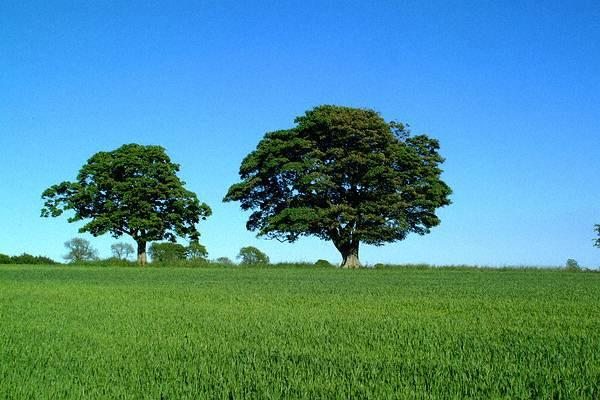
//> input picture color-transfer/src/data/1c.jpg, 600 x 400 px
$ ./main data/1c.jpg data/2c.jpg   (built with g++ and OpenCV 4)
//> lines starting //> are read from the running program, lines starting //| are printed output that depends on the picture
#include <iostream>
#include <vector>
#include <time.h>
#include <opencv2/opencv.hpp>

using namespace std;
using namespace cv;


/*
 * img resized to 1024 x 1024
 * returns a vector of 256 sample points
 */
// [16 lines left out: function jitterSampling, not called in this run]


/*
 * takes input as greyscale or LAB colorspace image
 */
// [41 lines left out: function neighbourStandardDev, not called in this run]


/*
 * reference image in lab format
 * returns colored image of the grey image
 */
Mat colorize(Mat &reference, Mat &grey){
	Mat result(grey.rows , grey.cols , DataType<Vec3b>::type);
	vector< pair<int,int> > jitter_samples = jitterSampling(reference);
	Mat reference_sdev = neighbourStandardDev(reference);
	Mat grey_sdev = neighbourStandardDev(grey);

	vector<double> sample_values(0);
	for (int i=0; i<jitter_samples.size(); i++){
		int x = jitter_samples[i].first;
		int y = jitter_samples[i].second;
		sample_values.push_back(reference.at<Vec3b>(x,y)[0] + reference_sdev.at<double>(x,y));
	}

	for (int i=0; i<grey.rows; i++){
		for (int j=0; j<grey.cols; j++){

			double value = grey.at<uchar>(i,j) + grey_sdev.at<double>(i,j);

			double nearest_sample = sample_values[0];
			int min_index = 0;
			for (int k=0; k<sample_values.size(); k++){

				if (abs(value - sample_values[k]) < abs(value - nearest_sample)){
					nearest_sample = sample_values[k];
					min_index = k;
				}
			}

			int x = jitter_samples[min_index].first;
			int y = jitter_samples[min_index].second;
			uchar hue = reference.at<Vec3b>(x,y)[1];
			uchar sat = reference.at<Vec3b>(x,y)[2];
			result.at<Vec3b>(i,j) = {grey.at<uchar>(i,j), hue, sat};
		}
	}
	cvtColor(result, result, COLOR_Lab2BGR);
	return result;
}

int main(int argc, char** argv){
	if (argc!=3){
		cout << "Usage : ./a.out <template_colored_image> <grey_image>" << endl;
		exit(0);
	}

	srand(time(NULL));
	Mat ref = imread(argv[1]);
//> ref is the input picture: 400 rows x 600 cols, CV_8UC3; mean B, G, R 148.2, 142.1, 78.9
	resize(ref, ref, Size(1024,1024));
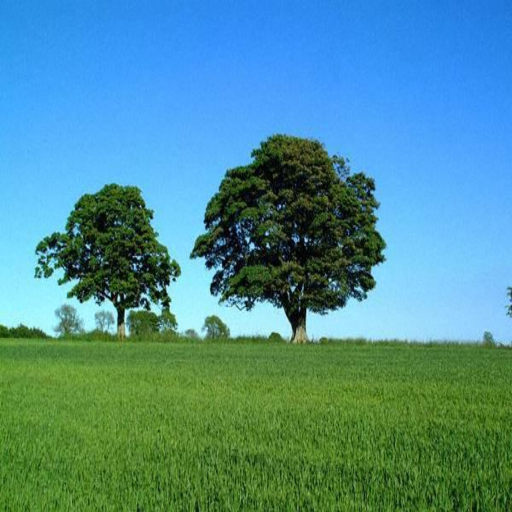
//> ref: 1024 rows x 1024 cols, CV_8UC3 (shown at 1/2 size); mean B, G, R 148.1, 141.9, 78.8
	Mat ref_lab;
	cvtColor(ref, ref_lab, COLOR_BGR2Lab);
//> ref_lab: 1024 rows x 1024 cols, CV_8UC3; mean of channels 0, 1, 2 141.2, 114.4, 120.1

	Mat grey = imread(argv[2],0);
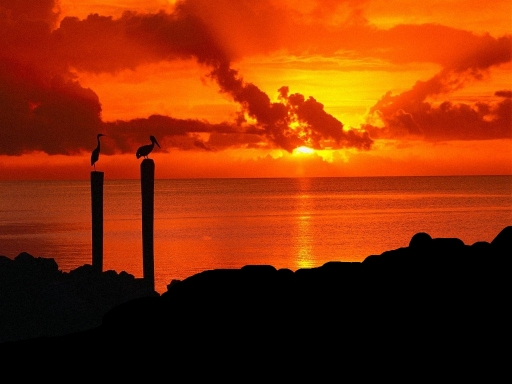
//> input picture color-transfer/src/data/2c.jpg, 512 x 384 px
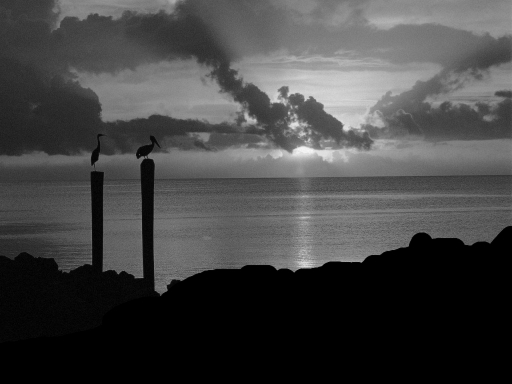
//> grey: 384 rows x 512 cols, CV_8UC1; min 0, max 246, mean 68.2

//> (the run ends here: the program needs code that is not available in this run, at `Mat result(grey.rows , grey.cols , DataType<Vec3b>::type);`)
